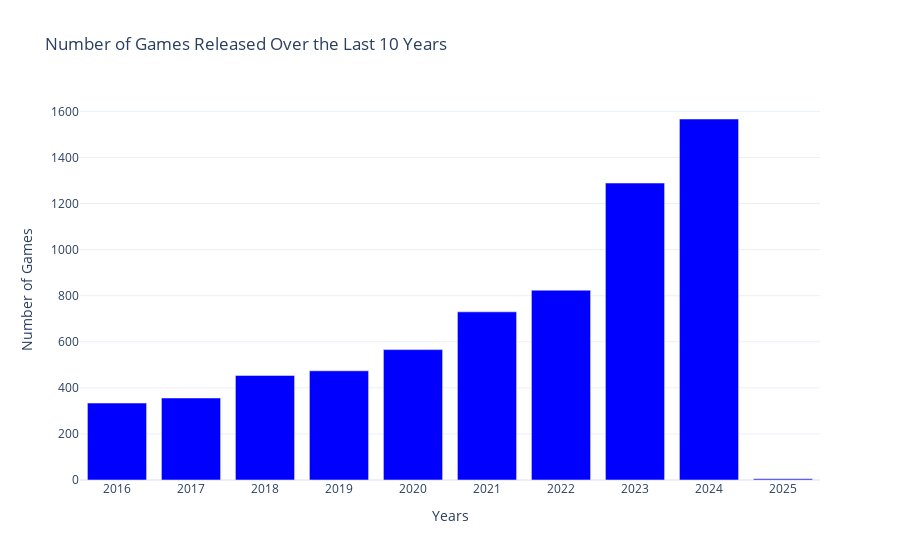

Write notebook code for a chart like this one.
### Code cell
# get the last 10 years of data
last_10_years = games_per_year.tail(10)

fig = go.Figure(
    data=[
        go.Bar(
            x=last_10_years.index,
            y=last_10_years.values,
            marker_color='#0000fe',
        )
    ]
)

fig.update_layout(
    title='Number of Games Released Over the Last 10 Years',
    xaxis_title='Years',
    yaxis_title='Number of Games',
    xaxis=dict(tickmode='linear'),  
    template='plotly_white'
)

fig.show()

### Figure 1 — Plotly figure (JSON) as saved in the notebook; plotly's stock layout.template omitted (floating-point values rounded to 4 significant figures)
{"data": [{"marker": {"color": "#0000fe"}, "type": "bar", "x": [2016, 2017, 2018, 2019, 2020, 2021, 2022, 2023, 2024, 2025], "y": [334, 356, 454, 474, 566, 730, 824, 1289, 1567, 5]}], "layout": {"title": {"text": "Number of Games Released Over the Last 10 Years"}, "xaxis": {"tickmode": "linear", "title": {"text": "Years"}}, "yaxis": {"title": {"text": "Number of Games"}}}}
